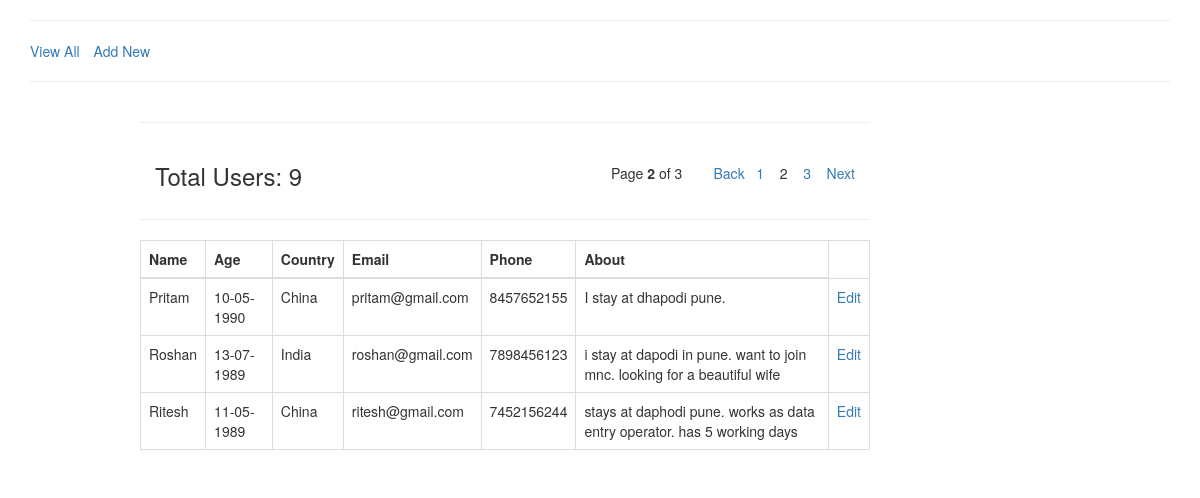
/index.php?pn=2, run on the app's committed database.
### tables this page shows
CREATE TABLE IF NOT EXISTS `users` (
  `uid` int(10) NOT NULL AUTO_INCREMENT,
  `uname` varchar(50) DEFAULT NULL,
  `ucountry` varchar(25) DEFAULT NULL,
  `uemail` varchar(50) DEFAULT NULL,
  `uphone` bigint(20) DEFAULT NULL,
  `udob` date DEFAULT NULL,
  `uabout` varchar(1000) NOT NULL,
  PRIMARY KEY (`uid`)
);

### paginationPage.php (the view, shortened to what this page needs)
<?php
$query="SELECT `uid`, `uname`, TIMESTAMPDIFF(YEAR,udob,CURDATE()) AS uage  , `ucountry`, `uemail`, `uphone`,  `uabout` FROM `users` ORDER BY uid ASC";
$sql = mysql_query($query);
$nr = mysql_num_rows($sql);
if (isset($_GET['pn'])) {
    $pn = preg_replace('#[^0-9]#i', '', $_GET['pn']);
} else {
    $pn = 1;
}
$itemsPerPage = 3;
$lastPage = ceil($nr / $itemsPerPage);
$centerPages = "";
$sub1 = $pn - 1;
$add1 = $pn + 1;
if ($pn == 1) {
    $centerPages .= '&nbsp; <span class="pagNumActive">' . $pn . '</span> &nbsp;';
    $centerPages .= '&nbsp; <a href="' . $_SERVER['PHP_SELF'] . '?pn=' . $add1 . '">' . $add1 . '</a> &nbsp;';
} else if ($pn == $lastPage) {
    $centerPages .= '&nbsp; <a href="' . $_SERVER['PHP_SELF'] . '?pn=' . $sub1 . '">' . $sub1 . '</a> &nbsp;';
    $centerPages .= '&nbsp; <span class="pagNumActive">' . $pn . '</span> &nbsp;';
} else if ($pn > 1 && $pn < $lastPage) {
    $centerPages .= '&nbsp; <a href="' . $_SERVER['PHP_SELF'] . '?pn=' . $sub1 . '">' . $sub1 . '</a> &nbsp;';
    $centerPages .= '&nbsp; <span class="pagNumActive">' . $pn . '</span> &nbsp;';
    $centerPages .= '&nbsp; <a href="' . $_SERVER['PHP_SELF'] . '?pn=' . $add1 . '">' . $add1 . '</a> &nbsp;';
}
$limit = 'LIMIT ' .($pn - 1) * $itemsPerPage .',' .$itemsPerPage;
$query2="SELECT `uid`, `uname`, DATE_FORMAT(udob,'%d-%m-%Y') AS uage  , `ucountry`, `uemail`, `uphone`,  `uabout` FROM `users` ORDER BY uid ASC $limit";
$sql2 = mysql_query($query2);
$paginationDisplay = "";
if ($lastPage != "1"){
    $paginationDisplay .= 'Page <strong>' . $pn . '</strong> of ' . $lastPage. '&nbsp;  &nbsp;  &nbsp; ';
    if ($pn != 1) {
        $previous = $pn - 1;
        $paginationDisplay .=  '&nbsp;  <a href="' . $_SERVER['PHP_SELF'] . '?pn=' . $previous . '"> Back</a> ';
    }
    $paginationDisplay .= '<span class="paginationNumbers">' . $centerPages . '</span>';
    if ($pn != $lastPage) {
        $nextPage = $pn + 1;
        $paginationDisplay .=  '&nbsp;  <a href="' . $_SERVER['PHP_SELF'] . '?pn=' . $nextPage . '"> Next</a> ';
    }
}
$outputList = '';
while($row = mysql_fetch_array($sql2)){
    $uid = $row["uid"];
    $uname = $row["uname"];
    $udob = $row["uage"];
    $ucountry = $row["ucountry"];
    $uemail = $row["uemail"];
    $uphone = $row["uphone"];
    $uabout = $row["uabout"];
    $outputList .= '<tr><td>' . $uname . '</td><td>' . $udob . ' </td><td> ' . $ucountry . '</td><td>' . $uemail . '</td><td>' . $uphone . '</td><td>' . $uabout . '</td> <td>   <a href="edit.php?uid=' . $uid . '">Edit </a> </td>  </tr> ';
}
?>

### data on the page
users: uname "Pritam", udob "10-05-1990", ucountry "China", uemail "pritam@gmail.com", uphone "8457652155", uabout "I stay at dhapodi pune."
users: uname "Roshan", udob "13-07-1989", ucountry "India", uemail "roshan@gmail.com", uphone "7898456123", uabout "i stay at dapodi in pune. want to join mnc. looking for a beautiful wife"
users: uname "Ritesh", udob "11-05-1989", ucountry "China", uemail "ritesh@gmail.com", uphone "7452156244", uabout "stays at daphodi pune. works as data entry operator. has 5 working days"

### other printed values
$nr "9"
$pn "2"
$lastPage "3"
$sub1 "1"
$add1 "3"
